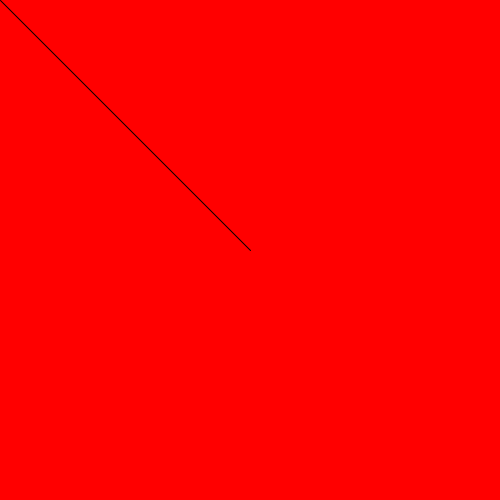
Frame 1 (no input)
Frame 60 (the mouse pressed at the canvas centre just before this capture): identical to frame 1, image omitted
Frame 120 (the mouse held since frame 60 and released just before this capture): blank canvas, image omitted

The Processing sketch that drew this single still picture (run headless with seeded random() and noise(); from frame 60 on, the mouse is pressed at the canvas centre):

// Processing sketch: processing_116857
// ── processing_116857.pde

void setup() {
       size(500, 500);
       stroke(0);
     }

     void draw() {
       background(255, 0, 0);
       line(250, 250, mouseX, mouseY);
     }
